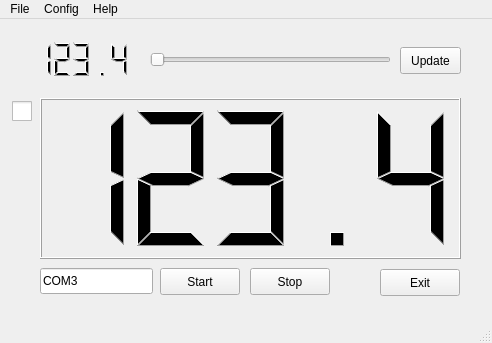
<?xml version="1.0" encoding="UTF-8"?>
<ui version="4.0">
 <class>MainWindow</class>
 <widget class="QMainWindow" name="MainWindow">
  <property name="geometry">
   <rect>
    <x>0</x>
    <y>0</y>
    <width>492</width>
    <height>343</height>
   </rect>
  </property>
  <property name="font">
   <font>
    <family>Cantarell</family>
   </font>
  </property>
  <property name="windowTitle">
   <string>EGDA</string>
  </property>
  <widget class="QWidget" name="centralwidget">
   <widget class="QLCDNumber" name="lcdNumber">
    <property name="geometry">
     <rect>
      <x>40</x>
      <y>79</y>
      <width>421</width>
      <height>161</height>
     </rect>
    </property>
    <property name="font">
     <font>
      <family>Cantarell Extra Bold</family>
      <weight>50</weight>
      <bold>false</bold>
     </font>
    </property>
    <property name="smallDecimalPoint">
     <bool>false</bool>
    </property>
    <property name="value" stdset="0">
     <double>123.400000000000006</double>
    </property>
   </widget>
   <widget class="QPushButton" name="butStart">
    <property name="geometry">
     <rect>
      <x>160</x>
      <y>249</y>
      <width>80</width>
      <height>27</height>
     </rect>
    </property>
    <property name="text">
     <string>Start</string>
    </property>
   </widget>
   <widget class="QPushButton" name="butStop">
    <property name="geometry">
     <rect>
      <x>250</x>
      <y>249</y>
      <width>80</width>
      <height>27</height>
     </rect>
    </property>
    <property name="text">
     <string>Stop</string>
    </property>
   </widget>
   <widget class="QPushButton" name="butExit">
    <property name="geometry">
     <rect>
      <x>380</x>
      <y>250</y>
      <width>80</width>
      <height>27</height>
     </rect>
    </property>
    <property name="text">
     <string>Exit</string>
    </property>
   </widget>
   <widget class="QLineEdit" name="linePortName">
    <property name="geometry">
     <rect>
      <x>40</x>
      <y>249</y>
      <width>113</width>
      <height>26</height>
     </rect>
    </property>
    <property name="text">
     <string>COM3</string>
    </property>
   </widget>
   <widget class="QLCDNumber" name="valueTarget">
    <property name="geometry">
     <rect>
      <x>31</x>
      <y>10</y>
      <width>101</width>
      <height>61</height>
     </rect>
    </property>
    <property name="maximumSize">
     <size>
      <width>16777215</width>
      <height>1000</height>
     </size>
    </property>
    <property name="font">
     <font>
      <pointsize>30</pointsize>
     </font>
    </property>
    <property name="frameShape">
     <enum>QFrame::NoFrame</enum>
    </property>
    <property name="value" stdset="0">
     <double>123.400000000000006</double>
    </property>
   </widget>
   <widget class="QCheckBox" name="checkBox">
    <property name="enabled">
     <bool>true</bool>
    </property>
    <property name="geometry">
     <rect>
      <x>12</x>
      <y>82</y>
      <width>21</width>
      <height>21</height>
     </rect>
    </property>
    <property name="sizePolicy">
     <sizepolicy hsizetype="Minimum" vsizetype="Fixed">
      <horstretch>3</horstretch>
      <verstretch>3</verstretch>
     </sizepolicy>
    </property>
    <property name="font">
     <font>
      <pointsize>10</pointsize>
     </font>
    </property>
    <property name="styleSheet">
     <string notr="true">QCheckBox::indicator { width: 20px; height: 20px;}</string>
    </property>
    <property name="text">
     <string/>
    </property>
    <property name="iconSize">
     <size>
      <width>24</width>
      <height>24</height>
     </size>
    </property>
    <property name="checkable">
     <bool>false</bool>
    </property>
   </widget>
   <widget class="QSlider" name="slideTarget">
    <property name="geometry">
     <rect>
      <x>150</x>
      <y>30</y>
      <width>241</width>
      <height>22</height>
     </rect>
    </property>
    <property name="maximum">
     <number>1000</number>
    </property>
    <property name="singleStep">
     <number>5</number>
    </property>
    <property name="pageStep">
     <number>50</number>
    </property>
    <property name="orientation">
     <enum>Qt::Horizontal</enum>
    </property>
   </widget>
   <widget class="QPushButton" name="butUpdate">
    <property name="geometry">
     <rect>
      <x>400</x>
      <y>28</y>
      <width>61</width>
      <height>27</height>
     </rect>
    </property>
    <property name="text">
     <string>Update</string>
    </property>
   </widget>
  </widget>
  <widget class="QMenuBar" name="menubar">
   <property name="geometry">
    <rect>
     <x>0</x>
     <y>0</y>
     <width>492</width>
     <height>24</height>
    </rect>
   </property>
   <widget class="QMenu" name="menuFile">
    <property name="title">
     <string>File</string>
    </property>
    <addaction name="actionStart"/>
    <addaction name="actionStop"/>
    <addaction name="separator"/>
    <addaction name="actionExit"/>
   </widget>
   <widget class="QMenu" name="menuConfig">
    <property name="title">
     <string>Config</string>
    </property>
    <addaction name="actionRead"/>
    <addaction name="actionWrite"/>
   </widget>
   <widget class="QMenu" name="menuHelp_2">
    <property name="title">
     <string>Help</string>
    </property>
    <addaction name="actionAbout"/>
   </widget>
   <addaction name="menuFile"/>
   <addaction name="menuConfig"/>
   <addaction name="menuHelp_2"/>
  </widget>
  <widget class="QStatusBar" name="statusbar"/>
  <action name="actionStart">
   <property name="text">
    <string>Start</string>
   </property>
  </action>
  <action name="actionStop">
   <property name="text">
    <string>Stop</string>
   </property>
  </action>
  <action name="actionExit">
   <property name="text">
    <string>Exit</string>
   </property>
  </action>
  <action name="actionRead">
   <property name="text">
    <string>Read</string>
   </property>
  </action>
  <action name="actionWrite">
   <property name="text">
    <string>Write</string>
   </property>
  </action>
  <action name="actionAbout">
   <property name="text">
    <string>About</string>
   </property>
  </action>
 </widget>
 <tabstops>
  <tabstop>linePortName</tabstop>
  <tabstop>butStart</tabstop>
  <tabstop>butStop</tabstop>
  <tabstop>butExit</tabstop>
 </tabstops>
 <resources/>
 <connections/>
</ui>
